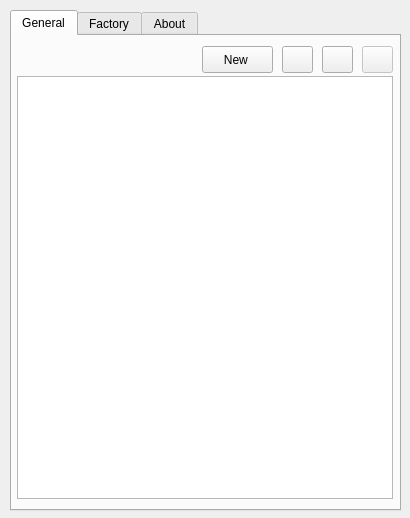
<?xml version="1.0" encoding="UTF-8"?>
<ui version="4.0">
 <class>MainWindow</class>
 <widget class="QMainWindow" name="MainWindow">
  <property name="windowModality">
   <enum>Qt::WindowModal</enum>
  </property>
  <property name="geometry">
   <rect>
    <x>0</x>
    <y>0</y>
    <width>410</width>
    <height>518</height>
   </rect>
  </property>
  <property name="sizePolicy">
   <sizepolicy hsizetype="Fixed" vsizetype="Fixed">
    <horstretch>0</horstretch>
    <verstretch>0</verstretch>
   </sizepolicy>
  </property>
  <property name="minimumSize">
   <size>
    <width>410</width>
    <height>518</height>
   </size>
  </property>
  <property name="maximumSize">
   <size>
    <width>410</width>
    <height>518</height>
   </size>
  </property>
  <property name="windowTitle">
   <string>Bitcoin Vanity Address Manager</string>
  </property>
  <property name="windowIcon">
   <iconset resource="res.qrc">
    <normaloff>:/img/images/bitcoin-big.png</normaloff>:/img/images/bitcoin-big.png</iconset>
  </property>
  <widget class="QWidget" name="centralWidget">
   <property name="sizePolicy">
    <sizepolicy hsizetype="Fixed" vsizetype="Fixed">
     <horstretch>0</horstretch>
     <verstretch>0</verstretch>
    </sizepolicy>
   </property>
   <widget class="QTabWidget" name="tabWidget">
    <property name="geometry">
     <rect>
      <x>10</x>
      <y>10</y>
      <width>391</width>
      <height>501</height>
     </rect>
    </property>
    <property name="currentIndex">
     <number>0</number>
    </property>
    <widget class="QWidget" name="tab_2">
     <attribute name="title">
      <string>General</string>
     </attribute>
     <widget class="QTableView" name="tableView">
      <property name="geometry">
       <rect>
        <x>5</x>
        <y>40</y>
        <width>376</width>
        <height>423</height>
       </rect>
      </property>
     </widget>
     <widget class="QPushButton" name="btnReload">
      <property name="enabled">
       <bool>false</bool>
      </property>
      <property name="geometry">
       <rect>
        <x>350</x>
        <y>10</y>
        <width>31</width>
        <height>27</height>
       </rect>
      </property>
      <property name="toolTip">
       <string>Reload Status (internet connection needed)</string>
      </property>
      <property name="text">
       <string/>
      </property>
      <property name="icon">
       <iconset resource="res.qrc">
        <normaloff>:/img/images/reload.png</normaloff>:/img/images/reload.png</iconset>
      </property>
     </widget>
     <widget class="QPushButton" name="btnSaveToFile">
      <property name="geometry">
       <rect>
        <x>310</x>
        <y>10</y>
        <width>31</width>
        <height>27</height>
       </rect>
      </property>
      <property name="toolTip">
       <string>Save to Vanity Database (.vdb)</string>
      </property>
      <property name="text">
       <string/>
      </property>
      <property name="icon">
       <iconset resource="res.qrc">
        <normaloff>:/img/images/save.png</normaloff>:/img/images/save.png</iconset>
      </property>
      <property name="iconSize">
       <size>
        <width>16</width>
        <height>16</height>
       </size>
      </property>
     </widget>
     <widget class="QPushButton" name="btnLoadFromFile">
      <property name="geometry">
       <rect>
        <x>270</x>
        <y>10</y>
        <width>31</width>
        <height>27</height>
       </rect>
      </property>
      <property name="toolTip">
       <string>Load from Vanity Database (.vdb)</string>
      </property>
      <property name="text">
       <string/>
      </property>
      <property name="icon">
       <iconset resource="res.qrc">
        <normaloff>:/img/images/file.png</normaloff>:/img/images/file.png</iconset>
      </property>
      <property name="iconSize">
       <size>
        <width>19</width>
        <height>19</height>
       </size>
      </property>
     </widget>
     <widget class="QPushButton" name="btnNewPrefix">
      <property name="geometry">
       <rect>
        <x>190</x>
        <y>10</y>
        <width>71</width>
        <height>27</height>
       </rect>
      </property>
      <property name="toolTip">
       <string>New Vanity address!</string>
      </property>
      <property name="text">
       <string>New </string>
      </property>
      <property name="icon">
       <iconset resource="res.qrc">
        <normaloff>:/img/images/add-big.png</normaloff>:/img/images/add-big.png</iconset>
      </property>
     </widget>
    </widget>
    <widget class="QWidget" name="tab">
     <attribute name="title">
      <string>Factory</string>
     </attribute>
     <widget class="QPushButton" name="btnReGen">
      <property name="geometry">
       <rect>
        <x>310</x>
        <y>160</y>
        <width>31</width>
        <height>27</height>
       </rect>
      </property>
      <property name="toolTip">
       <string>Generate new keys!
This button only affects
Private and Public key boxes.</string>
      </property>
      <property name="text">
       <string/>
      </property>
      <property name="icon">
       <iconset resource="res.qrc">
        <normaloff>:/img/images/keys.png</normaloff>:/img/images/keys.png</iconset>
      </property>
      <property name="iconSize">
       <size>
        <width>20</width>
        <height>20</height>
       </size>
      </property>
     </widget>
     <widget class="QPlainTextEdit" name="txtPubKey">
      <property name="geometry">
       <rect>
        <x>30</x>
        <y>280</y>
        <width>311</width>
        <height>91</height>
       </rect>
      </property>
      <property name="autoFillBackground">
       <bool>false</bool>
      </property>
      <property name="styleSheet">
       <string notr="true">font: 12pt &quot;Consolas, Monospace&quot;;</string>
      </property>
     </widget>
     <widget class="QLabel" name="label_5">
      <property name="geometry">
       <rect>
        <x>260</x>
        <y>250</y>
        <width>81</width>
        <height>20</height>
       </rect>
      </property>
      <property name="text">
       <string>&lt;!DOCTYPE HTML PUBLIC &quot;-//W3C//DTD HTML 4.0//EN&quot; &quot;http://www.w3.org/TR/REC-html40/strict.dtd&quot;&gt;
&lt;html&gt;&lt;head&gt;&lt;meta name=&quot;qrichtext&quot; content=&quot;1&quot; /&gt;&lt;style type=&quot;text/css&quot;&gt;
p, li { white-space: pre-wrap; }
&lt;/style&gt;&lt;/head&gt;&lt;body style=&quot; font-family:'Sans'; font-size:10pt; font-weight:400; font-style:normal;&quot;&gt;
&lt;p align=&quot;right&quot; style=&quot; margin-top:0px; margin-bottom:0px; margin-left:0px; margin-right:0px; -qt-block-indent:0; text-indent:0px;&quot;&gt;&lt;span style=&quot; color:#868686;&quot;&gt;Private Key&lt;/span&gt;&lt;/p&gt;&lt;/body&gt;&lt;/html&gt;</string>
      </property>
     </widget>
     <widget class="QPlainTextEdit" name="txtPrivKey">
      <property name="geometry">
       <rect>
        <x>30</x>
        <y>190</y>
        <width>311</width>
        <height>61</height>
       </rect>
      </property>
      <property name="styleSheet">
       <string notr="true">font: 12pt &quot;Consolas, Monospace&quot;;</string>
      </property>
     </widget>
     <widget class="QLineEdit" name="txBitcoinAd">
      <property name="geometry">
       <rect>
        <x>30</x>
        <y>405</y>
        <width>311</width>
        <height>27</height>
       </rect>
      </property>
      <property name="cursor">
       <cursorShape>ArrowCursor</cursorShape>
      </property>
      <property name="styleSheet">
       <string notr="true">font: 11pt &quot;Consolas, Monospace&quot;;</string>
      </property>
      <property name="text">
       <string/>
      </property>
      <property name="dragEnabled">
       <bool>true</bool>
      </property>
      <property name="readOnly">
       <bool>true</bool>
      </property>
     </widget>
     <widget class="QPushButton" name="btnBitcoinAddress">
      <property name="geometry">
       <rect>
        <x>30</x>
        <y>10</y>
        <width>61</width>
        <height>51</height>
       </rect>
      </property>
      <property name="toolTip">
       <string>Creates the final bitcoin
address from public key.
If the solution box is filled, 
clicking this button will affect
the Private and/or Public key boxes.</string>
      </property>
      <property name="styleSheet">
       <string notr="true"/>
      </property>
      <property name="icon">
       <iconset resource="res.qrc">
        <normaloff>:/img/images/bitcoin-big.png</normaloff>:/img/images/bitcoin-big.png</iconset>
      </property>
      <property name="iconSize">
       <size>
        <width>40</width>
        <height>40</height>
       </size>
      </property>
     </widget>
     <widget class="QPlainTextEdit" name="txtSolution">
      <property name="geometry">
       <rect>
        <x>30</x>
        <y>70</y>
        <width>311</width>
        <height>61</height>
       </rect>
      </property>
      <property name="styleSheet">
       <string notr="true">font: 12pt &quot;Consolas, Monospace&quot;;</string>
      </property>
     </widget>
     <widget class="QToolButton" name="btnAddSol">
      <property name="geometry">
       <rect>
        <x>310</x>
        <y>40</y>
        <width>31</width>
        <height>27</height>
       </rect>
      </property>
      <property name="toolTip">
       <string>a Solution will either be Multiplied
or Added to your private key.
Activating this button will Add
the solution to your private key.</string>
      </property>
      <property name="text">
       <string/>
      </property>
      <property name="icon">
       <iconset resource="res.qrc">
        <normaloff>:/img/images/add.png</normaloff>:/img/images/add.png</iconset>
      </property>
      <property name="checkable">
       <bool>true</bool>
      </property>
      <property name="checked">
       <bool>true</bool>
      </property>
      <property name="autoExclusive">
       <bool>true</bool>
      </property>
     </widget>
     <widget class="QToolButton" name="btnMulSol">
      <property name="geometry">
       <rect>
        <x>275</x>
        <y>40</y>
        <width>31</width>
        <height>27</height>
       </rect>
      </property>
      <property name="toolTip">
       <string>a Solution will either be Multiplied
or Added to your private key.
Activating this button will Multiply
the solution to your private key.</string>
      </property>
      <property name="text">
       <string/>
      </property>
      <property name="icon">
       <iconset resource="res.qrc">
        <normaloff>:/img/images/multiply.png</normaloff>:/img/images/multiply.png</iconset>
      </property>
      <property name="checkable">
       <bool>true</bool>
      </property>
      <property name="autoExclusive">
       <bool>true</bool>
      </property>
     </widget>
     <widget class="Line" name="line">
      <property name="geometry">
       <rect>
        <x>40</x>
        <y>250</y>
        <width>221</width>
        <height>20</height>
       </rect>
      </property>
      <property name="orientation">
       <enum>Qt::Horizontal</enum>
      </property>
     </widget>
     <widget class="Line" name="line_2">
      <property name="geometry">
       <rect>
        <x>30</x>
        <y>240</y>
        <width>20</width>
        <height>20</height>
       </rect>
      </property>
      <property name="orientation">
       <enum>Qt::Vertical</enum>
      </property>
     </widget>
     <widget class="Line" name="line_3">
      <property name="geometry">
       <rect>
        <x>40</x>
        <y>370</y>
        <width>231</width>
        <height>20</height>
       </rect>
      </property>
      <property name="orientation">
       <enum>Qt::Horizontal</enum>
      </property>
     </widget>
     <widget class="QLabel" name="label_8">
      <property name="geometry">
       <rect>
        <x>260</x>
        <y>370</y>
        <width>81</width>
        <height>20</height>
       </rect>
      </property>
      <property name="text">
       <string>&lt;!DOCTYPE HTML PUBLIC &quot;-//W3C//DTD HTML 4.0//EN&quot; &quot;http://www.w3.org/TR/REC-html40/strict.dtd&quot;&gt;
&lt;html&gt;&lt;head&gt;&lt;meta name=&quot;qrichtext&quot; content=&quot;1&quot; /&gt;&lt;style type=&quot;text/css&quot;&gt;
p, li { white-space: pre-wrap; }
&lt;/style&gt;&lt;/head&gt;&lt;body style=&quot; font-family:'Sans'; font-size:10pt; font-weight:400; font-style:normal;&quot;&gt;
&lt;p align=&quot;right&quot; style=&quot; margin-top:0px; margin-bottom:0px; margin-left:0px; margin-right:0px; -qt-block-indent:0; text-indent:0px;&quot;&gt;&lt;span style=&quot; color:#868686;&quot;&gt;Public Key&lt;/span&gt;&lt;/p&gt;&lt;/body&gt;&lt;/html&gt;</string>
      </property>
     </widget>
     <widget class="Line" name="line_4">
      <property name="geometry">
       <rect>
        <x>30</x>
        <y>360</y>
        <width>20</width>
        <height>20</height>
       </rect>
      </property>
      <property name="orientation">
       <enum>Qt::Vertical</enum>
      </property>
     </widget>
     <widget class="Line" name="line_5">
      <property name="geometry">
       <rect>
        <x>40</x>
        <y>431</y>
        <width>195</width>
        <height>20</height>
       </rect>
      </property>
      <property name="orientation">
       <enum>Qt::Horizontal</enum>
      </property>
     </widget>
     <widget class="QLabel" name="label_6">
      <property name="geometry">
       <rect>
        <x>230</x>
        <y>432</y>
        <width>111</width>
        <height>16</height>
       </rect>
      </property>
      <property name="text">
       <string>&lt;!DOCTYPE HTML PUBLIC &quot;-//W3C//DTD HTML 4.0//EN&quot; &quot;http://www.w3.org/TR/REC-html40/strict.dtd&quot;&gt;
&lt;html&gt;&lt;head&gt;&lt;meta name=&quot;qrichtext&quot; content=&quot;1&quot; /&gt;&lt;style type=&quot;text/css&quot;&gt;
p, li { white-space: pre-wrap; }
&lt;/style&gt;&lt;/head&gt;&lt;body style=&quot; font-family:'Sans'; font-size:10pt; font-weight:400; font-style:normal;&quot;&gt;
&lt;p align=&quot;right&quot; style=&quot; margin-top:0px; margin-bottom:0px; margin-left:0px; margin-right:0px; -qt-block-indent:0; text-indent:0px;&quot;&gt;&lt;span style=&quot; color:#868686;&quot;&gt;Bitcoin Address&lt;/span&gt;&lt;/p&gt;&lt;/body&gt;&lt;/html&gt;</string>
      </property>
     </widget>
     <widget class="Line" name="line_6">
      <property name="geometry">
       <rect>
        <x>30</x>
        <y>420</y>
        <width>20</width>
        <height>20</height>
       </rect>
      </property>
      <property name="orientation">
       <enum>Qt::Vertical</enum>
      </property>
     </widget>
     <widget class="Line" name="line_7">
      <property name="geometry">
       <rect>
        <x>40</x>
        <y>130</y>
        <width>241</width>
        <height>20</height>
       </rect>
      </property>
      <property name="orientation">
       <enum>Qt::Horizontal</enum>
      </property>
     </widget>
     <widget class="QLabel" name="label_7">
      <property name="geometry">
       <rect>
        <x>260</x>
        <y>130</y>
        <width>81</width>
        <height>20</height>
       </rect>
      </property>
      <property name="text">
       <string>&lt;!DOCTYPE HTML PUBLIC &quot;-//W3C//DTD HTML 4.0//EN&quot; &quot;http://www.w3.org/TR/REC-html40/strict.dtd&quot;&gt;
&lt;html&gt;&lt;head&gt;&lt;meta name=&quot;qrichtext&quot; content=&quot;1&quot; /&gt;&lt;style type=&quot;text/css&quot;&gt;
p, li { white-space: pre-wrap; }
&lt;/style&gt;&lt;/head&gt;&lt;body style=&quot; font-family:'Sans'; font-size:10pt; font-weight:400; font-style:normal;&quot;&gt;
&lt;p align=&quot;right&quot; style=&quot; margin-top:0px; margin-bottom:0px; margin-left:0px; margin-right:0px; -qt-block-indent:0; text-indent:0px;&quot;&gt;&lt;span style=&quot; color:#868686;&quot;&gt;Solution&lt;/span&gt;&lt;/p&gt;&lt;/body&gt;&lt;/html&gt;</string>
      </property>
     </widget>
     <widget class="Line" name="line_8">
      <property name="geometry">
       <rect>
        <x>30</x>
        <y>120</y>
        <width>20</width>
        <height>20</height>
       </rect>
      </property>
      <property name="orientation">
       <enum>Qt::Vertical</enum>
      </property>
     </widget>
     <widget class="Line" name="line_9">
      <property name="geometry">
       <rect>
        <x>340</x>
        <y>340</y>
        <width>16</width>
        <height>16</height>
       </rect>
      </property>
      <property name="styleSheet">
       <string notr="true">color: rgb(255, 85, 0);</string>
      </property>
      <property name="frameShadow">
       <enum>QFrame::Plain</enum>
      </property>
      <property name="lineWidth">
       <number>3</number>
      </property>
      <property name="orientation">
       <enum>Qt::Horizontal</enum>
      </property>
     </widget>
     <widget class="Line" name="line_10">
      <property name="geometry">
       <rect>
        <x>335</x>
        <y>90</y>
        <width>21</width>
        <height>20</height>
       </rect>
      </property>
      <property name="styleSheet">
       <string notr="true">color: rgb(255, 85, 0);</string>
      </property>
      <property name="frameShadow">
       <enum>QFrame::Plain</enum>
      </property>
      <property name="lineWidth">
       <number>3</number>
      </property>
      <property name="orientation">
       <enum>Qt::Horizontal</enum>
      </property>
     </widget>
     <widget class="Line" name="line_11">
      <property name="geometry">
       <rect>
        <x>360</x>
        <y>159</y>
        <width>31</width>
        <height>173</height>
       </rect>
      </property>
      <property name="styleSheet">
       <string notr="true">color: rgb(255, 85, 0);</string>
      </property>
      <property name="frameShadow">
       <enum>QFrame::Plain</enum>
      </property>
      <property name="lineWidth">
       <number>3</number>
      </property>
      <property name="orientation">
       <enum>Qt::Vertical</enum>
      </property>
     </widget>
     <widget class="Line" name="line_12">
      <property name="geometry">
       <rect>
        <x>334</x>
        <y>320</y>
        <width>41</width>
        <height>21</height>
       </rect>
      </property>
      <property name="styleSheet">
       <string notr="true">color: rgb(255, 85, 0);</string>
      </property>
      <property name="frameShadow">
       <enum>QFrame::Plain</enum>
      </property>
      <property name="lineWidth">
       <number>3</number>
      </property>
      <property name="orientation">
       <enum>Qt::Horizontal</enum>
      </property>
     </widget>
     <widget class="Line" name="line_13">
      <property name="geometry">
       <rect>
        <x>340</x>
        <y>99</y>
        <width>31</width>
        <height>123</height>
       </rect>
      </property>
      <property name="styleSheet">
       <string notr="true">color: rgb(255, 85, 0);</string>
      </property>
      <property name="frameShadow">
       <enum>QFrame::Plain</enum>
      </property>
      <property name="lineWidth">
       <number>3</number>
      </property>
      <property name="orientation">
       <enum>Qt::Vertical</enum>
      </property>
     </widget>
     <widget class="Line" name="line_14">
      <property name="geometry">
       <rect>
        <x>356</x>
        <y>150</y>
        <width>20</width>
        <height>21</height>
       </rect>
      </property>
      <property name="styleSheet">
       <string notr="true">color: rgb(255, 85, 0);</string>
      </property>
      <property name="frameShadow">
       <enum>QFrame::Plain</enum>
      </property>
      <property name="lineWidth">
       <number>3</number>
      </property>
      <property name="orientation">
       <enum>Qt::Horizontal</enum>
      </property>
     </widget>
     <widget class="Line" name="line_15">
      <property name="geometry">
       <rect>
        <x>335</x>
        <y>210</y>
        <width>21</width>
        <height>21</height>
       </rect>
      </property>
      <property name="styleSheet">
       <string notr="true">color: rgb(255, 85, 0);</string>
      </property>
      <property name="frameShadow">
       <enum>QFrame::Plain</enum>
      </property>
      <property name="lineWidth">
       <number>3</number>
      </property>
      <property name="orientation">
       <enum>Qt::Horizontal</enum>
      </property>
     </widget>
     <widget class="Line" name="line_16">
      <property name="geometry">
       <rect>
        <x>340</x>
        <y>347</y>
        <width>31</width>
        <height>75</height>
       </rect>
      </property>
      <property name="styleSheet">
       <string notr="true">color: rgb(255, 85, 0);</string>
      </property>
      <property name="frameShadow">
       <enum>QFrame::Plain</enum>
      </property>
      <property name="lineWidth">
       <number>3</number>
      </property>
      <property name="orientation">
       <enum>Qt::Vertical</enum>
      </property>
     </widget>
     <widget class="Line" name="line_17">
      <property name="geometry">
       <rect>
        <x>325</x>
        <y>400</y>
        <width>31</width>
        <height>41</height>
       </rect>
      </property>
      <property name="styleSheet">
       <string notr="true">color: rgb(255, 85, 0);</string>
      </property>
      <property name="frameShadow">
       <enum>QFrame::Plain</enum>
      </property>
      <property name="lineWidth">
       <number>3</number>
      </property>
      <property name="orientation">
       <enum>Qt::Horizontal</enum>
      </property>
     </widget>
     <widget class="Line" name="line_18">
      <property name="geometry">
       <rect>
        <x>0</x>
        <y>35</y>
        <width>31</width>
        <height>387</height>
       </rect>
      </property>
      <property name="styleSheet">
       <string notr="true">color: rgb(170, 170, 170);</string>
      </property>
      <property name="frameShadow">
       <enum>QFrame::Plain</enum>
      </property>
      <property name="lineWidth">
       <number>3</number>
      </property>
      <property name="orientation">
       <enum>Qt::Vertical</enum>
      </property>
     </widget>
     <widget class="Line" name="line_19">
      <property name="geometry">
       <rect>
        <x>14</x>
        <y>10</y>
        <width>21</width>
        <height>51</height>
       </rect>
      </property>
      <property name="styleSheet">
       <string notr="true">color: rgb(170, 170, 170);</string>
      </property>
      <property name="frameShadow">
       <enum>QFrame::Plain</enum>
      </property>
      <property name="lineWidth">
       <number>3</number>
      </property>
      <property name="orientation">
       <enum>Qt::Horizontal</enum>
      </property>
     </widget>
     <widget class="Line" name="line_20">
      <property name="geometry">
       <rect>
        <x>15</x>
        <y>90</y>
        <width>21</width>
        <height>20</height>
       </rect>
      </property>
      <property name="styleSheet">
       <string notr="true">color: rgb(170, 170, 170);</string>
      </property>
      <property name="frameShadow">
       <enum>QFrame::Plain</enum>
      </property>
      <property name="lineWidth">
       <number>3</number>
      </property>
      <property name="orientation">
       <enum>Qt::Horizontal</enum>
      </property>
     </widget>
     <widget class="Line" name="line_21">
      <property name="geometry">
       <rect>
        <x>15</x>
        <y>210</y>
        <width>21</width>
        <height>20</height>
       </rect>
      </property>
      <property name="styleSheet">
       <string notr="true">color: rgb(170, 170, 170);</string>
      </property>
      <property name="frameShadow">
       <enum>QFrame::Plain</enum>
      </property>
      <property name="lineWidth">
       <number>3</number>
      </property>
      <property name="orientation">
       <enum>Qt::Horizontal</enum>
      </property>
     </widget>
     <widget class="Line" name="line_22">
      <property name="geometry">
       <rect>
        <x>15</x>
        <y>320</y>
        <width>21</width>
        <height>20</height>
       </rect>
      </property>
      <property name="styleSheet">
       <string notr="true">color: rgb(170, 170, 170);</string>
      </property>
      <property name="frameShadow">
       <enum>QFrame::Plain</enum>
      </property>
      <property name="lineWidth">
       <number>3</number>
      </property>
      <property name="orientation">
       <enum>Qt::Horizontal</enum>
      </property>
     </widget>
     <widget class="Line" name="line_23">
      <property name="geometry">
       <rect>
        <x>15</x>
        <y>410</y>
        <width>21</width>
        <height>20</height>
       </rect>
      </property>
      <property name="styleSheet">
       <string notr="true">color: rgb(170, 170, 170);</string>
      </property>
      <property name="frameShadow">
       <enum>QFrame::Plain</enum>
      </property>
      <property name="lineWidth">
       <number>3</number>
      </property>
      <property name="orientation">
       <enum>Qt::Horizontal</enum>
      </property>
     </widget>
     <zorder>btnReGen</zorder>
     <zorder>label_5</zorder>
     <zorder>btnAddSol</zorder>
     <zorder>btnMulSol</zorder>
     <zorder>line</zorder>
     <zorder>line_2</zorder>
     <zorder>line_3</zorder>
     <zorder>label_8</zorder>
     <zorder>line_4</zorder>
     <zorder>line_5</zorder>
     <zorder>label_6</zorder>
     <zorder>line_6</zorder>
     <zorder>line_7</zorder>
     <zorder>label_7</zorder>
     <zorder>line_8</zorder>
     <zorder>line_9</zorder>
     <zorder>line_10</zorder>
     <zorder>line_11</zorder>
     <zorder>line_12</zorder>
     <zorder>line_13</zorder>
     <zorder>line_14</zorder>
     <zorder>line_15</zorder>
     <zorder>line_16</zorder>
     <zorder>line_17</zorder>
     <zorder>line_18</zorder>
     <zorder>line_19</zorder>
     <zorder>line_20</zorder>
     <zorder>line_21</zorder>
     <zorder>line_22</zorder>
     <zorder>line_23</zorder>
     <zorder>txtSolution</zorder>
     <zorder>txtPrivKey</zorder>
     <zorder>txtPubKey</zorder>
     <zorder>txBitcoinAd</zorder>
     <zorder>btnBitcoinAddress</zorder>
    </widget>
    <widget class="QWidget" name="tab_3">
     <attribute name="title">
      <string>About</string>
     </attribute>
     <widget class="QLabel" name="label">
      <property name="enabled">
       <bool>true</bool>
      </property>
      <property name="geometry">
       <rect>
        <x>70</x>
        <y>20</y>
        <width>241</width>
        <height>201</height>
       </rect>
      </property>
      <property name="text">
       <string/>
      </property>
      <property name="pixmap">
       <pixmap resource="res.qrc">:/img/images/likeabossmeme_trans.png</pixmap>
      </property>
     </widget>
     <widget class="QLabel" name="label_2">
      <property name="geometry">
       <rect>
        <x>10</x>
        <y>210</y>
        <width>371</width>
        <height>241</height>
       </rect>
      </property>
      <property name="text">
       <string>&lt;!DOCTYPE HTML PUBLIC &quot;-//W3C//DTD HTML 4.0//EN&quot; &quot;http://www.w3.org/TR/REC-html40/strict.dtd&quot;&gt;
&lt;html&gt;&lt;head&gt;&lt;meta name=&quot;qrichtext&quot; content=&quot;1&quot; /&gt;&lt;style type=&quot;text/css&quot;&gt;
p, li { white-space: pre-wrap; }
&lt;/style&gt;&lt;/head&gt;&lt;body style=&quot; font-family:'Sans'; font-size:10pt; font-weight:400; font-style:normal;&quot;&gt;
&lt;p align=&quot;center&quot; style=&quot; margin-top:0px; margin-bottom:0px; margin-left:0px; margin-right:0px; -qt-block-indent:0; text-indent:0px;&quot;&gt;&lt;span style=&quot; font-size:12pt; font-weight:600; color:#000000;&quot;&gt;Bitcoin Vanity Address Manager&lt;/span&gt;&lt;/p&gt;
&lt;p align=&quot;center&quot; style=&quot; margin-top:0px; margin-bottom:0px; margin-left:0px; margin-right:0px; -qt-block-indent:0; text-indent:0px;&quot;&gt;Copyleft © TechMiX&lt;/p&gt;
&lt;p align=&quot;center&quot; style=&quot; margin-top:0px; margin-bottom:0px; margin-left:0px; margin-right:0px; -qt-block-indent:0; text-indent:0px;&quot;&gt;released under GNU Public Licence v3 &lt;/p&gt;
&lt;p style=&quot;-qt-paragraph-type:empty; margin-top:0px; margin-bottom:0px; margin-left:0px; margin-right:0px; -qt-block-indent:0; text-indent:0px;&quot;&gt;&lt;/p&gt;
&lt;p align=&quot;center&quot; style=&quot; margin-top:0px; margin-bottom:0px; margin-left:0px; margin-right:0px; -qt-block-indent:0; text-indent:0px;&quot;&gt;This product includes software developed by&lt;/p&gt;
&lt;p align=&quot;center&quot; style=&quot; margin-top:0px; margin-bottom:0px; margin-left:0px; margin-right:0px; -qt-block-indent:0; text-indent:0px;&quot;&gt;the OpenSSL Project and cryptographic software&lt;/p&gt;
&lt;p align=&quot;center&quot; style=&quot; margin-top:0px; margin-bottom:0px; margin-left:0px; margin-right:0px; -qt-block-indent:0; text-indent:0px;&quot;&gt;written by Eric Young (eay@cryptsoft.com).&lt;/p&gt;
&lt;p style=&quot;-qt-paragraph-type:empty; margin-top:0px; margin-bottom:0px; margin-left:0px; margin-right:0px; -qt-block-indent:0; text-indent:0px;&quot;&gt;&lt;/p&gt;
&lt;p style=&quot;-qt-paragraph-type:empty; margin-top:0px; margin-bottom:0px; margin-left:0px; margin-right:0px; -qt-block-indent:0; text-indent:0px;&quot;&gt;&lt;/p&gt;
&lt;p style=&quot; margin-top:0px; margin-bottom:0px; margin-left:0px; margin-right:0px; -qt-block-indent:0; text-indent:0px;&quot;&gt;&lt;span style=&quot; font-weight:600; font-style:italic;&quot;&gt;Version: &lt;/span&gt;0.3&lt;/p&gt;
&lt;p style=&quot; margin-top:0px; margin-bottom:0px; margin-left:0px; margin-right:0px; -qt-block-indent:0; text-indent:0px;&quot;&gt;&lt;span style=&quot; font-weight:600; font-style:italic;&quot;&gt;Author:&lt;/span&gt;&lt;span style=&quot; font-style:italic;&quot;&gt; &lt;/span&gt;TechMiX (mytechmix@gmail.com)&lt;/p&gt;
&lt;p style=&quot; margin-top:0px; margin-bottom:0px; margin-left:0px; margin-right:0px; -qt-block-indent:0; text-indent:0px;&quot;&gt;&lt;span style=&quot; font-weight:600; font-style:italic;&quot;&gt;Thanks to: &lt;/span&gt;&lt;a href=&quot;https://bitcointalk.org/index.php?action=profile;u=34743&quot;&gt;&lt;span style=&quot; text-decoration: underline; color:#000000;&quot;&gt;ThePiachu&lt;/span&gt;&lt;/a&gt; and &lt;a href=&quot;https://bitcointalk.org/index.php?action=profile;u=20336&quot;&gt;&lt;span style=&quot; text-decoration: underline; color:#000000;&quot;&gt;samr7&lt;/span&gt;&lt;/a&gt; on bitcointalk.org&lt;/p&gt;
&lt;p style=&quot;-qt-paragraph-type:empty; margin-top:0px; margin-bottom:0px; margin-left:0px; margin-right:0px; -qt-block-indent:0; text-indent:0px;&quot;&gt;&lt;/p&gt;
&lt;p style=&quot; margin-top:0px; margin-bottom:0px; margin-left:0px; margin-right:0px; -qt-block-indent:0; text-indent:0px;&quot;&gt;&lt;span style=&quot; font-weight:600; font-style:italic;&quot;&gt;Donation: &lt;/span&gt;&lt;a href=&quot;bitcoin:1BVAMa6ngNQozzdJVDC4WMEN579dRrqSj4&quot;&gt;&lt;span style=&quot; text-decoration: underline; color:#000000;&quot;&gt;1BVAMa6ngNQozzdJVDC4WMEN579dRrqSj4&lt;/span&gt;&lt;/a&gt;&lt;/p&gt;&lt;/body&gt;&lt;/html&gt;</string>
      </property>
      <property name="openExternalLinks">
       <bool>true</bool>
      </property>
     </widget>
    </widget>
   </widget>
  </widget>
 </widget>
 <layoutdefault spacing="6" margin="11"/>
 <resources>
  <include location="res.qrc"/>
 </resources>
 <connections/>
</ui>
